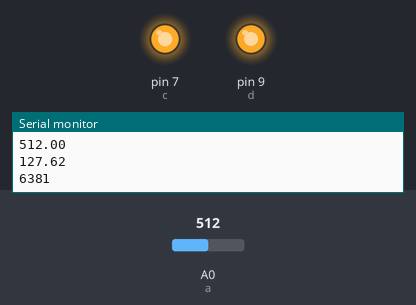
Simulated run of this sketch. Board: Arduino Uno, built with avr-gcc and run on an emulated ATmega328P. Shown: output pins drawn as LEDs (lit = HIGH), the last lines printed to the serial monitor. The test bench sets the inputs (shaded band); at power-on: A0 (a) = 512.

Above: at 1.2 s.
1.3 s: A0 (a) set to 19
2.9 s: A0 (a) set to 15
At 4.4 s:
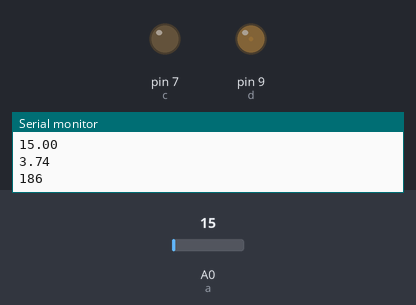
4.7 s: A0 (a) set to 122
At 6.1 s:
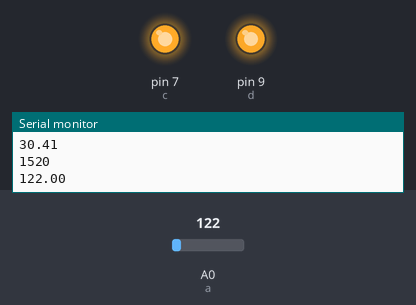
Timing chart, 0 to 7.7 s (numbered marks = the images above; inputs shaded):
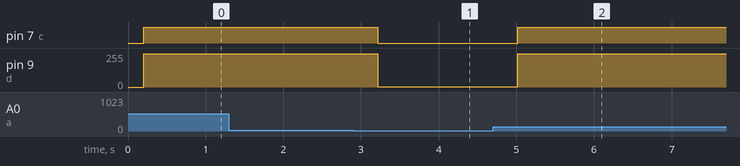

The sketch:

trial.ino
```cpp
int a=A0;
float b;
int c=7;
int d=9;

void setup() {
  Serial.begin(9600);
  while(! Serial);
  pinMode(a,INPUT);
   pinMode(c,OUTPUT);
    pinMode(d,OUTPUT);

 // pinMode(
  // put your setup code here, to run once:

}

void loop() {
  b=analogRead(a);
  Serial.println(b);
  delay(100);
  float e=(255*b)/1023;
  Serial.println(e);
  int h=(e*50);
  Serial.println(h);
  delay(100);
  if(h>200)
  {
    digitalWrite(c,HIGH);
    analogWrite(d,250);
    delay(100);
  }
  else if(h<200)
  {
    digitalWrite(c,LOW);
    analogWrite(d,e);
    delay(100);
  }
  else
  {
    digitalWrite(c,LOW);
    analogWrite(d,200);
  }

  // put your main code here, to run repeatedly:

}
```

Measured:
- the behaviour switches between 17 and 16 on A0 (a) (found by bisection; images 0 and 1)
- after the input at 2.9 s, pin 7 (c): HIGH → LOW after 0.31 s; pin 9 (d): 250/255 → 3/255 after 0.31 s
- after the input at 4.7 s, pin 7 (c): LOW → HIGH after 0.32 s; pin 9 (d): 3/255 → 250/255 after 0.32 s
